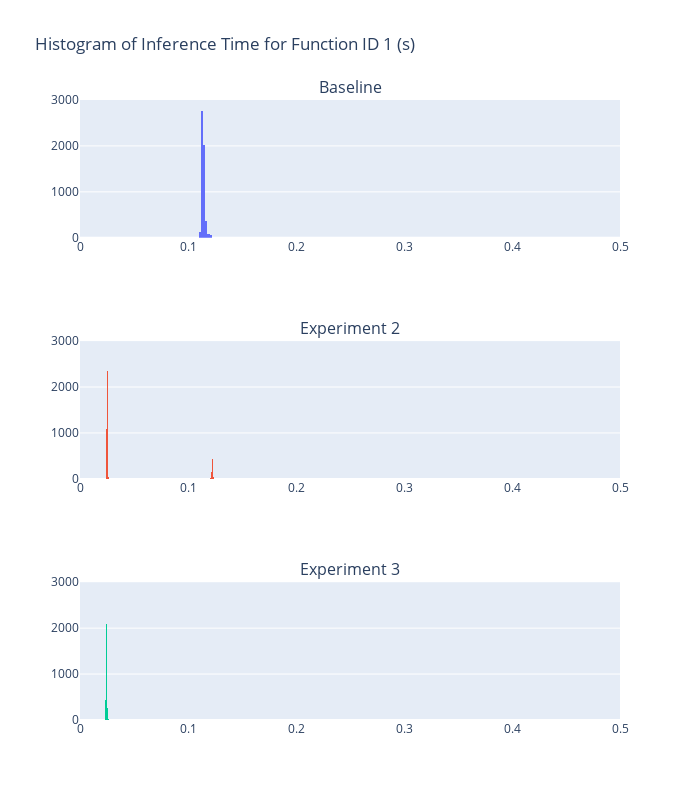

The code cell stored with this chart in its notebook:
### Markdown cell above
Below is missed improvement code to get how many times a correct model was chosen for preloading but this iprovement was not taken into accouint because of specifics of the experiment that all requests for one second were performend sequentially.

### Code cell
fig = make_subplots(rows=3, cols=1, subplot_titles=("Baseline", "Experiment 2", "Experiment 3"))

fig.update_xaxes(range=[0, 0.5], row=1, col=1)
fig.update_xaxes(range=[0, 0.5], row=2, col=1)
fig.update_xaxes(range=[0, 0.5], row=3, col=1)

fig.update_yaxes(range=[0, 3000], row=1, col=1)
fig.update_yaxes(range=[0, 3000], row=2, col=1)
fig.update_yaxes(range=[0, 3000], row=3, col=1)

histogram_baseline = go.Histogram(x=filtered_1['total_inference_time_including_queue'], nbinsx=1000, histnorm='')
fig.add_trace(histogram_baseline, row=1, col=1)

histogram_preloading_1 = go.Histogram(x=ex3_filtered_1['total_inference_time_including_queue'], nbinsx=1000, histnorm='')
fig.add_trace(histogram_preloading_1, row=2, col=1)

histogram_preloading_2 = go.Histogram(x=ex4_filtered_1['total_inference_time_including_queue'], nbinsx=1000, histnorm='')
fig.add_trace(histogram_preloading_2, row=3, col=1)

fig.update_layout(title_text="Histogram of Inference Time for Function ID 1 (s)", showlegend=False, width=700, height=800)

fig.show()

### Figure 1 — Plotly figure (JSON) as saved in the notebook; plotly's stock layout.template omitted (floating-point values rounded to 4 significant figures; data arrays with more than 128 entries replaced by an {"elided": "..."} marker saying what was removed)
{"data": [{"histnorm": "", "nbinsx": 1000, "type": "histogram", "x": {"elided": "5471 float values"}, "xaxis": "x", "yaxis": "y"}, {"histnorm": "", "nbinsx": 1000, "type": "histogram", "x": {"elided": "5471 float values"}, "xaxis": "x2", "yaxis": "y2"}, {"histnorm": "", "nbinsx": 1000, "type": "histogram", "x": {"elided": "5471 float values"}, "xaxis": "x3", "yaxis": "y3"}], "layout": {"annotations": [{"font": {"size": 16}, "showarrow": false, "text": "Baseline", "x": 0.5, "xanchor": "center", "xref": "paper", "y": 1, "yanchor": "bottom", "yref": "paper"}, {"font": {"size": 16}, "showarrow": false, "text": "Experiment 2", "x": 0.5, "xanchor": "center", "xref": "paper", "y": 0.6111, "yanchor": "bottom", "yref": "paper"}, {"font": {"size": 16}, "showarrow": false, "text": "Experiment 3", "x": 0.5, "xanchor": "center", "xref": "paper", "y": 0.2222, "yanchor": "bottom", "yref": "paper"}], "height": 800, "showlegend": false, "title": {"text": "Histogram of Inference Time for Function ID 1 (s)"}, "width": 700, "xaxis": {"anchor": "y", "domain": [0, 1], "range": [0, 0.5]}, "xaxis2": {"anchor": "y2", "domain": [0, 1], "range": [0, 0.5]}, "xaxis3": {"anchor": "y3", "domain": [0, 1], "range": [0, 0.5]}, "yaxis": {"anchor": "x", "domain": [0.7778, 1], "range": [0, 3000]}, "yaxis2": {"anchor": "x2", "domain": [0.3889, 0.6111], "range": [0, 3000]}, "yaxis3": {"anchor": "x3", "domain": [0, 0.2222], "range": [0, 3000]}}}
